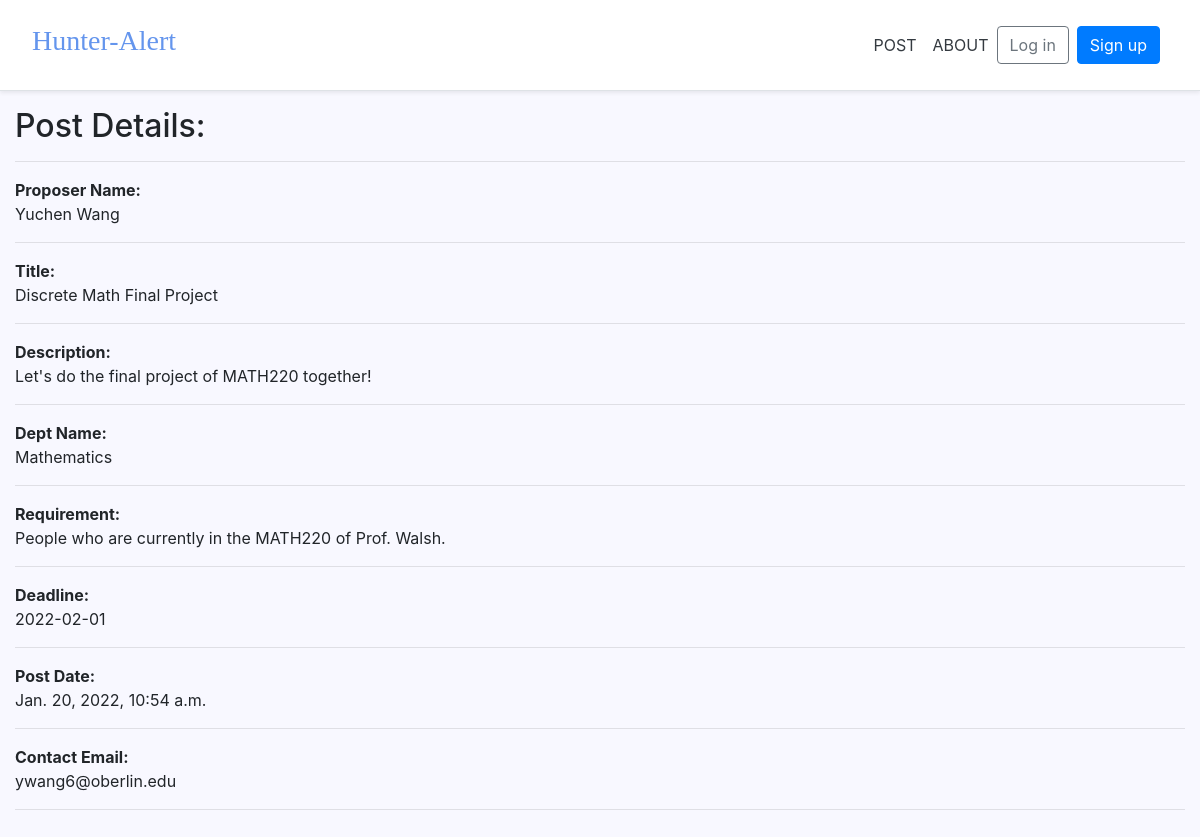
The app's page /16/ with its own data.
### pages/models.py (models this page shows, shortened)
class Post(models.Model):
    class DeptName(models.TextChoices):
        Africana_Studies = "Africana Studies"
        Anthropology = "Anthropology"
        Archaeological_Studies = "Archaeological Studies"
        Art_History = "Art History"
        Studio_Art = "Studio Art"
        Athletics_and_Physical_Education = "Athletics and Physical Education"
        Biology = "Biology"
        Chemistry_and_Biochemistry = "Chemistry and Biochemistry"
        Cinema_Studies = "Cinema Studies"
        Classics = "Classics"
        Comparative_American_Studies = "Comparative American Studies"
        Comparative_Literature = "Comparative Literature"
        Computer_Science = "Computer Science"
        Creative_Writing = "Creative Writing"
        Dance = "Dance"
        Chinese = "Chinese"
        Japanese = "Japanese"
        East_Asian_Studies = "East Asian Studies"
        Economics = "Economics"
        Engineering = "Engineering"
        English = "English"
        Environmental_Studies = "Environmental Studies"
        French = "French"
        Italian = "Italian"
        Gender_Sexuality_and_Feminist_Studies = "Gender, Sexuality, and Feminist Studies"
        Geology = "Geology"
        German_Language_and_Literatures = "German Language and Literatures"
        Hispanic_Studies = "Hispanic Studies"
        History = "History"
        Jewish_Studies = "Jewish Studies"
        Latin_American_Studies = "Latin American Studies"
        Law_and_Society = "Law and Society"
        Learning_Across_Disciplines = "Learning Across the Disciplines"
        Mathematics = "Mathematics"
        Middle_East_and_North_Africa_Studies = "Middle East and North Africa Studies"
        Musical_Studies = "Musical Studies"
        Neuroscience = "Neuroscience"
        Philosophy = "Philosophy"
        Physics = "Physics"
        Astronomy = "Astronomy"
        Politics = "Politics"
        Psychology = "Psychology"
        Religion = "Religion"
        Rhetoric_and_Composition = "Rhetoric and Composition"
        Russian_Language_Literature_and_Culture = "Russian Language, Literature and Culture"
        Russian_and_East_European_Studies = "Russian and East European Studies"
        Sociology = "Sociology"
        Theater = "Theater"
        Non_Academic = "Other than academic"
    User = models.ForeignKey(CustomUser, null=True, on_delete=models.CASCADE)
    Your_Name = models.CharField(max_length=120, null=True)
    Title = models.CharField(max_length=120, null=True)
    Description = models.TextField(blank=False, null=True)
    Department = models.CharField(max_length=120, choices=DeptName.choices, default=DeptName.Non_Academic)
    Requirement = models.TextField(blank=False, null=True)
    Deadline = models.CharField(max_length=120, null=True)
    Date_Posted = models.DateTimeField(default=timezone.now)
    Email = models.CharField(max_length=50, null=True)

### pages/views.py (the view)
# urls.py: path('<detail_id>/', DetailView, name='detail'),
def DetailView(request, detail_id):
    detail = Post.objects.get(id=detail_id)
    context = {'detail': detail}
    return render(request, 'pages/detail.html', context)

### templates/pages/detail.html
{% extends '_base.html' %}
{% load static %}
{% block content %}
<div class="main">
    <h2>Post Details:</h2>
    <hr>
    <p><b>Proposer Name: </b> <br> {{ detail.Your_Name }} <hr> </p>
    <p><b>Title:</b> <br> {{ detail.Title }} <hr> </p>
    <p><b>Description:</b> <br> {{ detail.Description }} <hr> </p>
    <p><b>Dept Name:</b> <br> {{ detail.Department }}<hr> </p>
    <p><b>Requirement:</b> <br> {{ detail.Requirement }}<hr> </p>
    <p><b>Deadline:</b> <br> {{ detail.Deadline }}<hr> </p>
    <p><b>Post Date:</b> <br> {{ detail.Date_Posted}}<hr> </p>
    <p><b>Contact Email:</b> <br> {{ detail.Email }}<hr> </p>
</div>
{% endblock content %}

### static/css/base.css (style rules this page uses)
html { position: relative; min-height: 100%; font-size: 14px; }
@media (min-width: 768px) { html { font-size: 16px; } }
body { margin-bottom: 60px; }

### records on screen
Post: Your_Name "Yuchen Wang", Title "Discrete Math Final Project", Description "Let's do the final project of MATH220 together!", Department "Mathematics", Requirement "People who are currently in the MATH220 of Prof. Walsh.", Deadline "2022-02-01", Date_Posted "Jan. 20, 2022, 10:54 a.m.", Email "ywang6@oberlin.edu"
